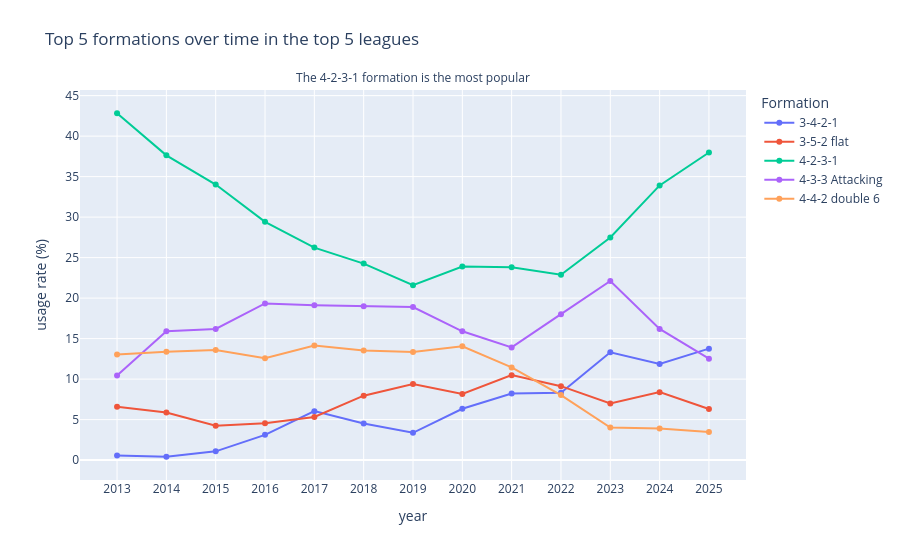

Source (notebook cell):
### Code cell
# plot the graph of formation over time
fig = px.line(
    total_formation,
    x = "year",
    y = "usage_rate",
    color = "formation",
    markers = True,
    labels = {
        "year": "year",
        "usage_rate": "usage rate (%)",
        "formation": "Formation"
    }
)

fig.update_traces(hovertemplate="year=%{x}<br>usage=%{y:.1f}%")

# descriptive title
fig.update_layout(
    title=dict(
        text="Top 5 formations over time in the top 5 leagues",
        x=0.05,          
        xanchor="left"
    ),
    margin=dict(t=90)  
)

# subtitle
fig.add_annotation(
    x=0.5, y=1.06,          
    xref="paper", yref="paper",
    text="The 4-2-3-1 formation is the most popular",
    showarrow=False,
    xanchor="center",
    font=dict(size=12)
)

fig.show()

### Figure 1 — Plotly figure (JSON) as saved in the notebook; plotly's stock layout.template omitted (floating-point values rounded to 4 significant figures)
{"data": [{"hovertemplate": "year=%{x}<br>usage=%{y:.1f}%", "legendgroup": "3-4-2-1", "line": {"color": "#636efa", "dash": "solid"}, "marker": {"symbol": "circle"}, "mode": "lines+markers", "name": "3-4-2-1", "orientation": "v", "showlegend": true, "type": "scatter", "x": ["2013", "2014", "2015", "2016", "2017", "2018", "2019", "2020", "2021", "2022", "2023", "2024", "2025"], "xaxis": "x", "y": [0.5741, 0.4153, 1.083, 3.118, 6.047, 4.517, 3.374, 6.342, 8.226, 8.328, 13.31, 11.86, 13.76], "yaxis": "y"}, {"hovertemplate": "year=%{x}<br>usage=%{y:.1f}%", "legendgroup": "3-5-2 flat", "line": {"color": "#EF553B", "dash": "solid"}, "marker": {"symbol": "circle"}, "mode": "lines+markers", "name": "3-5-2 flat", "orientation": "v", "showlegend": true, "type": "scatter", "x": ["2013", "2014", "2015", "2016", "2017", "2018", "2019", "2020", "2021", "2022", "2023", "2024", "2025"], "xaxis": "x", "y": [6.602, 5.869, 4.252, 4.553, 5.328, 7.955, 9.408, 8.158, 10.49, 9.129, 6.983, 8.392, 6.302], "yaxis": "y"}, {"hovertemplate": "year=%{x}<br>usage=%{y:.1f}%", "legendgroup": "4-2-3-1", "line": {"color": "#00cc96", "dash": "solid"}, "marker": {"symbol": "circle"}, "mode": "lines+markers", "name": "4-2-3-1", "orientation": "v", "showlegend": true, "type": "scatter", "x": ["2013", "2014", "2015", "2016", "2017", "2018", "2019", "2020", "2021", "2022", "2023", "2024", "2025"], "xaxis": "x", "y": [42.82, 37.62, 34.02, 29.42, 26.24, 24.26, 21.59, 23.9, 23.82, 22.88, 27.49, 33.92, 37.98], "yaxis": "y"}, {"hovertemplate": "year=%{x}<br>usage=%{y:.1f}%", "legendgroup": "4-3-3 Attacking", "line": {"color": "#ab63fa", "dash": "solid"}, "marker": {"symbol": "circle"}, "mode": "lines+markers", "name": "4-3-3 Attacking", "orientation": "v", "showlegend": true, "type": "scatter", "x": ["2013", "2014", "2015", "2016", "2017", "2018", "2019", "2020", "2021", "2022", "2023", "2024", "2025"], "xaxis": "x", "y": [10.45, 15.92, 16.2, 19.34, 19.13, 19.01, 18.9, 15.9, 13.91, 18.02, 22.12, 16.2, 12.52], "yaxis": "y"}, {"hovertemplate": "year=%{x}<br>usage=%{y:.1f}%", "legendgroup": "4-4-2 double 6", "line": {"color": "#FFA15A", "dash": "solid"}, "marker": {"symbol": "circle"}, "mode": "lines+markers", "name": "4-4-2 double 6", "orientation": "v", "showlegend": true, "type": "scatter", "x": ["2013", "2014", "2015", "2016", "2017", "2018", "2019", "2020", "2021", "2022", "2023", "2024", "2025"], "xaxis": "x", "y": [13.03, 13.37, 13.6, 12.58, 14.14, 13.52, 13.36, 14.05, 11.45, 8.032, 4.013, 3.904, 3.483], "yaxis": "y"}], "layout": {"annotations": [{"font": {"size": 12}, "showarrow": false, "text": "The 4-2-3-1 formation is the most popular", "x": 0.5, "xanchor": "center", "xref": "paper", "y": 1.06, "yref": "paper"}], "legend": {"title": {"text": "Formation"}, "tracegroupgap": 0}, "margin": {"t": 90}, "title": {"text": "Top 5 formations over time in the top 5 leagues", "x": 0.05, "xanchor": "left"}, "xaxis": {"anchor": "y", "domain": [0, 1], "title": {"text": "year"}}, "yaxis": {"anchor": "x", "domain": [0, 1], "title": {"text": "usage rate (%)"}}}}
